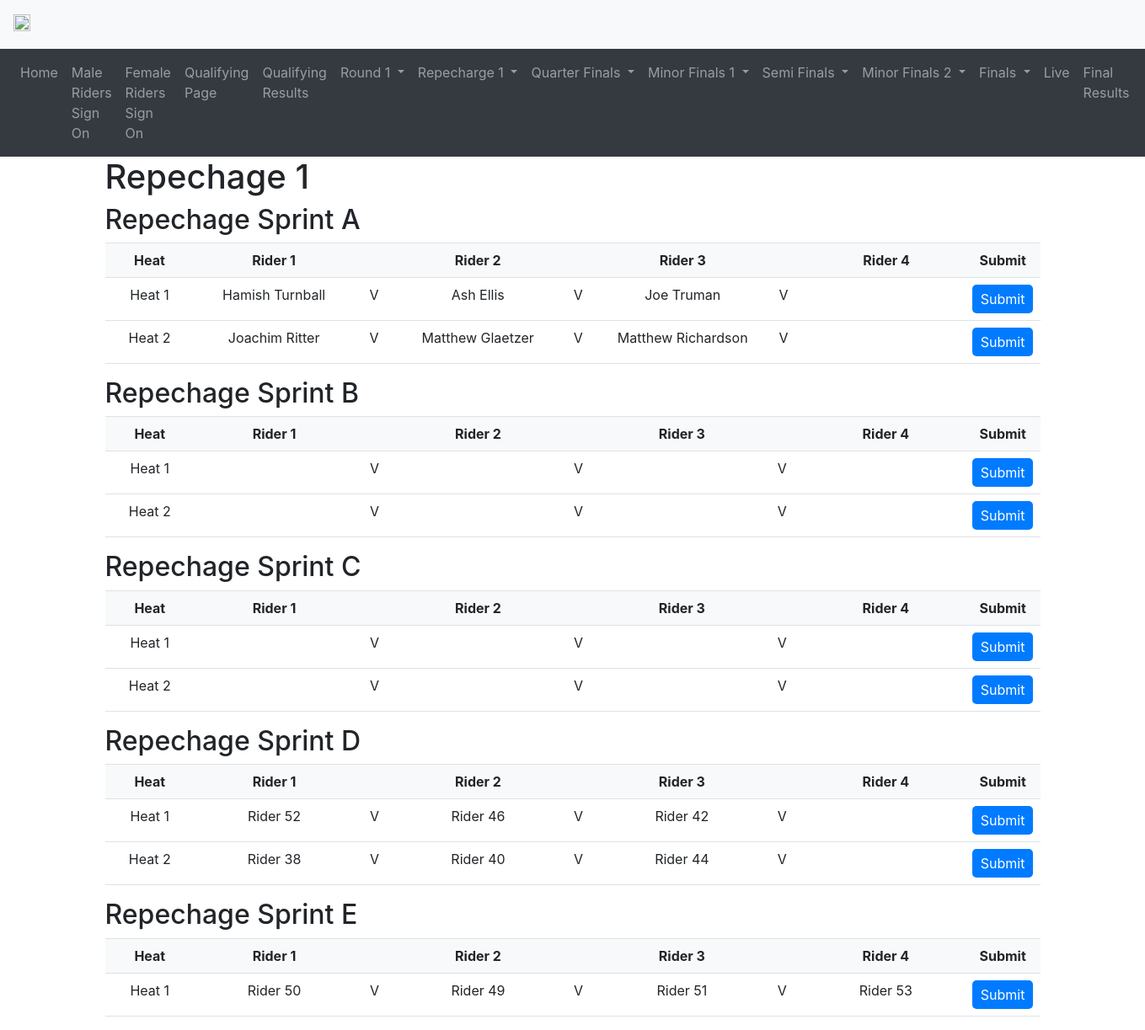
The page /rep1 on the database its author committed.
### main.py (models this page shows, shortened)
class RidersMale(Base):
    __tablename__ = 'riders_male'
    rider_number = db.Column(db.Integer, primary_key=True)
    rider_name = db.Column(db.String(50))
    rider_club = db.Column(db.String(50))
    signed_on = db.Column(db.String(50), default='No')
    qualifying_time = db.Column(db.Numeric(precision=3, asdecimal=False), nullable=True)
    seeding = db.Column(db.Integer)
    sprint_category = db.Column(db.String(50))
    round_1_pairing = db.Column(db.Integer, nullable=True)
    round_1_seeding = db.Column(db.Integer, nullable=True)
    quarter_final_seeding = db.Column(db.Integer, nullable=True)
    semi_final_seeding = db.Column(db.Integer, nullable=True)
    final_seeding = db.Column(db.Integer, nullable=True)
    final_result = db.Column(db.Integer, nullable=True)

### main.py (the view)
@app.route('/rep1')
def rep():
    with engine.connect() as connection:
        sprint_categories = connection.execute(
            text("SELECT DISTINCT sprint_category FROM riders_male WHERE round_1_seeding IS NOT NULL")
        ).fetchall()
        all_rep_pairings = {}
        for category in sprint_categories:
            riders_for_reps = connection.execute(
                text("SELECT rider_name, round_1_seeding FROM riders_male WHERE sprint_category = :sprint_category AND signed_on = 'Yes' ORDER BY round_1_seeding DESC"),
                {"sprint_category": category[0]}
            ).fetchall()
            print(f"For category {category[0]}, fetched riders: {riders_for_reps}")
            total_riders = len(riders_for_reps)
            if total_riders > 0:
                if total_riders == 6:
                    rep_heats = {
                        'Rep Heat 1': [rider[0] for rider in riders_for_reps if rider[1] in [4, 5, 6]]
                    }
                elif total_riders == 7:
                    rep_heats = {
                        'Rep Heat 1': [rider[0] for rider in riders_for_reps if rider[1] in [4, 5, 6, 7]]
                    }
                elif total_riders == 8:
                    rep_heats = {
                        'Rep Heat 1': [rider[0] for rider in riders_for_reps if rider[1] in [5, 6, 7, 8]]
                    }
                elif total_riders == 9:
                    rep_heats = {
                        'Rep Heat 1': [rider[0] for rider in riders_for_reps if rider[1] in [7, 8, 9]]
                    }
                elif total_riders == 10:
                    rep_heats = {
                        'Rep Heat 1': [rider[0] for rider in riders_for_reps if rider[1] in [7, 10]],
                        'Rep Heat 2': [rider[0] for rider in riders_for_reps if rider[1] in [8, 9]]
                    }
                elif total_riders == 11:
                    rep_heats = {
                        'Rep Heat 1': [rider[0] for rider in riders_for_reps if rider[1] in [7, 11]],
                        'Rep Heat 2': [rider[0] for rider in riders_for_reps if rider[1] in [8, 9, 10]]
                    }
                elif total_riders == 12:
                    rep_heats = {
                        'Rep Heat 1': [rider[0] for rider in riders_for_reps if rider[1] in [7, 10, 12]],
                        'Rep Heat 2': [rider[0] for rider in riders_for_reps if rider[1] in [8, 9, 11]]
                    }
                elif total_riders == 13:
                    rep_heats = {
                        'Rep Heat 1': [rider[0] for rider in riders_for_reps if rider[1] in [7, 11, 13]],
                        'Rep Heat 2': [rider[0] for rider in riders_for_reps if rider[1] in [8, 9, 10, 12]]
                    }
                elif total_riders == 14:
                    rep_heats = {
                        'Rep Heat 1': [rider[0] for rider in riders_for_reps if rider[1] in [7, 12, 13, 14]],
                        'Rep Heat 2': [rider[0] for rider in riders_for_reps if rider[1] in [8, 9, 10, 11]]
                    }
                elif total_riders == 15:
                    rep_heats = {
                        'Rep Heat 1': [rider[0] for rider in riders_for_reps if rider[1] in [7, 13, 15]],
                        'Rep Heat 2': [rider[0] for rider in riders_for_reps if rider[1] in [8, 12, 14]],
                        'Rep Heat 3': [rider[0] for rider in riders_for_reps if rider[1] in [9, 10, 11]]
                    }
                elif total_riders == 16:
                    rep_heats = {
                        'Rep Heat 1': [rider[0] for rider in riders_for_reps if rider[1] in [7, 10, 16]],
                        'Rep Heat 2': [rider[0] for rider in riders_for_reps if rider[1] in [8, 13, 15]],
                        'Rep Heat 3': [rider[0] for rider in riders_for_reps if rider[1] in [9, 11, 12, 14]]
                    }
                elif total_riders == 17:
                    rep_heats = {
                        'Rep Heat 1': [rider[0] for rider in riders_for_reps if rider[1] in [7, 10, 17]],
                        'Rep Heat 2': [rider[0] for rider in riders_for_reps if rider[1] in [8, 12, 14, 16]],
                        'Rep Heat 3': [rider[0] for rider in riders_for_reps if rider[1] in [9, 11, 13, 15]]
                    }
                else:
                    rep_heats = {}  # or some default behavior if needed
                print(f"For category {category[0]}, selected riders for repechage: {rep_heats}")
                all_rep_pairings[category[0]] = rep_heats
                print(all_rep_pairings)
        return render_template('rep1.html', rep_pairings=all_rep_pairings)

### templates/rep1.html (shortened to what this page needs)
{% extends "base.html" %}
{% block content %}
  <h1>Repechage 1</h1>
  {% for sprint_category, heats in rep_pairings.items() %}
    <h2>Repechage Sprint {{ sprint_category }}</h2>
    <div class="table-container">
      <table class="table" id="repechageSprint{{ sprint_category }}Table">
        <thead>
          <tr>
            <th class="heat" style="width: 10%;">Heat</th>
            <th class="rider" style="width: 18%;">Rider 1</th>
            <th class="col-v" style="width: 5%;"></th>
            <th class="rider" style="width: 18%;">Rider 2</th>
            <th class="col-v" style="width: 5%;"></th>
            <th class="rider" style="width: 18%;">Rider 3</th>
            <th class="col-v" style="width: 5%;"></th>
            <th class="rider" style="width: 18%;">Rider 4</th>
            <th class="submit" style="width: 10%;">Submit</th>
          </tr>
        </thead>
        <tbody>
          {% for heat, riders in heats.items() %}
            <tr>
              <td class="heat">Heat {{ loop.index }}</td>
              {% for i in range(4) %}
                {% if i < riders|length %}
                  {% if riders[i] != "BYE" %}
                    <td class="rider" onclick="selectRider(this, 'repechageSprint{{ sprint_category }}Table')">
                      {{ riders[i] }}
                    </td>
                  {% else %}
                    <td class="rider"></td>
                  {% endif %}
                {% else %}
                  <td class="rider"></td>
                {% endif %}
                {% if not loop.last and i < 3 %}
                  <td class="col-v">V</td>
                {% endif %}
              {% endfor %}
              <td class="submit">
                <button type="button" onclick="confirmResult(this)">Submit</button>
              </td>
            </tr>
          {% endfor %}
        </tbody>
      </table>
    </div>
  {% endfor %}
{% endblock %}

### templates/base.html (style rules this page uses)
tr { page-break-inside: avoid; }

### templates/rep1.html (style rules this page uses)
table.table { border-collapse: collapse; width: 100%; }
table.table thead { background-color: #f8f9fa; }
table.table th, table.table td { padding: 8px; text-align: center; border-bottom: 1px solid #dee2e6; }
table.table th.col-v, table.table td.col-v, table.table th.col-rider-2, table.table td.col-rider-2, table.table th.col-rider-3, table.table td.col-rider-3 { padding-left: 4px; margin-left: 0px; }
table.table th { font-weight: bold; }
table.table td { vertical-align: top; }
button { padding: 5px 10px; border: none; border-radius: 5px; color: #fff; background-color: #007bff; transition: background-color 0.3s; }

### rows shown on the page
RidersMale: rider_name "Hamish Turnball"
RidersMale: rider_name "Ash Ellis"
RidersMale: rider_name "Joe Truman"
RidersMale: rider_name "Joachim Ritter"
RidersMale: rider_name "Matthew Glaetzer"
RidersMale: rider_name "Matthew Richardson"
RidersMale: rider_name "Rider 52"
RidersMale: rider_name "Rider 46"
RidersMale: rider_name "Rider 42"
RidersMale: rider_name "Rider 38"
RidersMale: rider_name "Rider 40"
RidersMale: rider_name "Rider 44"
RidersMale: rider_name "Rider 50"
RidersMale: rider_name "Rider 49"
RidersMale: rider_name "Rider 51"
RidersMale: rider_name "Rider 53"

### other values the page prints
{{ sprint_category }} "A" "B" "C" "D" "E"
